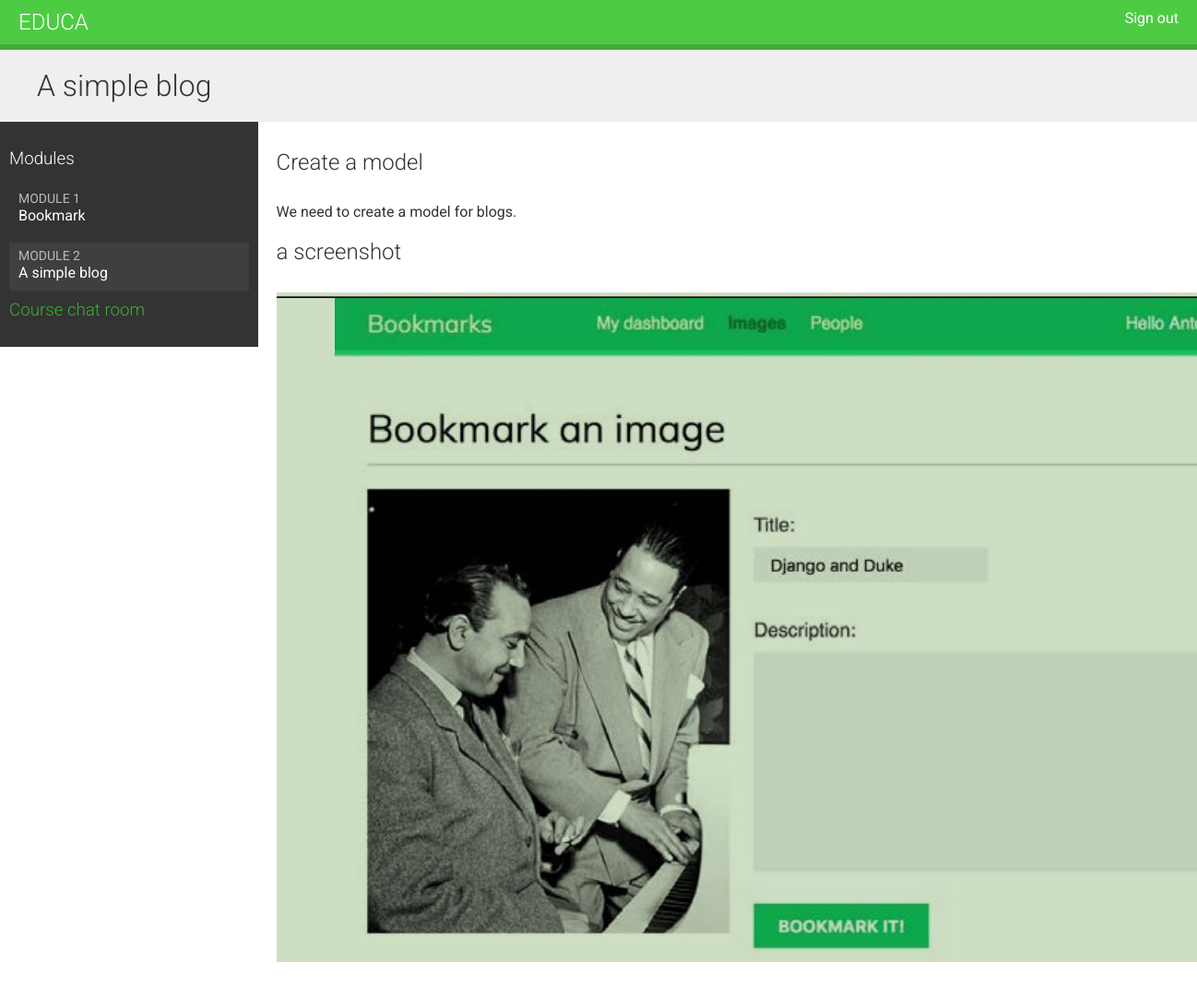
The page /students/course/4/6/ (signed in) on the database its author committed.
### courses/models.py (models this page shows, shortened)
class Module(models.Model):
    course = models.ForeignKey(Course,
                               related_name='modules',
                               on_delete=models.CASCADE)
    title = models.CharField(max_length=200)
    description = models.TextField(blank=True)
    order = OrderField(blank=True,for_fields=['course'])
    class Meta:
        ordering = ['order']
    def __str__(self):
        return f'{self.order}. {self.title}'

class Content(models.Model):
    module = models.ForeignKey(Module,
                               related_name='contents',
                               on_delete=models.CASCADE)
    content_type = models.ForeignKey(ContentType,
                                     on_delete=models.CASCADE,
                                     limit_choices_to={'model__in':(
                                         'text',
                                         'video',
                                         'image',
                                         'file'
                                     )})
    object_id = models.PositiveIntegerField()
    item = GenericForeignKey('content_type','object_id')
    order = OrderField(blank=True,for_fields=['module'])
    class Meta:
        ordering = ['order']

class ItemBase(models.Model):
    owner = models.ForeignKey(User,
                              related_name='%(class)s_related',
                              on_delete=models.CASCADE)
    title = models.CharField(max_length=250)
    created = models.DateTimeField(auto_now_add=True)
    updated = models.DateTimeField(auto_now=True)
    class Meta:
        abstract = True
    def render(self):
        return render_to_string(
            f'courses/content/{self._meta.model_name}.html',
            {'item':self}
        )

class Text(ItemBase):
    content = models.TextField()

class Image(ItemBase):
    file = models.FileField(upload_to='images')

### students/views.py (the view)
class StudentCourseDetailView(DetailView):
    model = Course
    template_name = 'students/course/detail.html'
    def get_queryset(self):
        qs = super().get_queryset()
        return qs.filter(students__in=[self.request.user])
    def get_context_data(self,**kwargs):
        context = super().get_context_data(**kwargs)
        course = self.get_object()
        if 'module_id' in self.kwargs:
            context['module'] = course.modules.get(id=self.kwargs['module_id'])
        else:
            context['module'] = course.modules.all()[0]
        return context

### students/templates/students/course/detail.html (shortened to what this page needs)
{%extends 'base.html'%}
{% load cache%}
{%block content%}
<h1>{{module.title}}</h1>
<div class='contents'>
    <h3>Modules</h3>
    <ul id='modules'>
        {%for m in object.modules.all%}
        <li data-id='{{m.id}}' {%if m == module %} class='selected'{%endif%}>
            <a href="{%url 'student_course_detail_module' object.id m.id %}">
                <span>
                    Module <span class='order'>{{m.order|add:1}}</span>
                </span>
                <br>
                {{m.title}}
            </a>
        </li>
        {%empty%}
        <li>No modules yet.</li>
        {%endfor%}
    </ul>
    <h3>
        <a href="{%url 'chat:course_chat_room' object.id%}">
            Course chat room
        </a>
    </h3>
</div>
<div class='module'>
    {% cache 600 module_contents module%}
    {%for content in module.contents.all%}
        {%with item=content.item%}
        <h2>{{item.title}}</h2>
        {{item.render}}
        {%endwith%}
    {%endfor%}
    {% endcache%}
</div>
{%endblock%}

### courses/templates/courses/content/text.html
{{item.content|linebreaks}}

### courses/templates/courses/content/image.html
<p><img src="{{item.file.url}}" alt="{{item.title}}"></p>

### courses/static/css/base.css (style rules this page uses)
body { margin:0; font-family:'Roboto', sans-serif; font-weight:400; color:#333; }
a { color:#3fad37; text-decoration:none; }
ul { float:left; }
h1, h2, h3, h4, h5, h6 { font-family:'Roboto', sans-serif; font-weight:300; }
h1 { background:#efefef; width:100%; overflow:auto; padding:20px 0 20px 40px; margin:0; }
.module { padding:10px 20px; float:left; width:600px; }
.module p { margin:10px 0 20px; width:100%; float:left; }
.contents { width:20%; padding:10px; float:left; background:#333; color: #fff; font-family:'Roboto', sans-serif; }
.contents ul { list-style:none; margin:0; padding:0; width:100%; }
.contents ul li { margin:0 0 10px 0; padding:4px 10px 10px; overflow:auto; cursor:move; }
.contents ul li.selected { background:#3f3f3f; }
.contents ul span { text-transform:uppercase; color:#bbb; font-size:14px; }
.contents ul a { display:block; color:#fff; text-decoration:none; }

### rows shown on the page
Module: title "A simple blog", order|add "2"
Module: order|add "1", title "Bookmark"
Content: item "Create a model", item.content "We need to create a model for blogs."
Content: item "a screenshot", item.file (picture)
